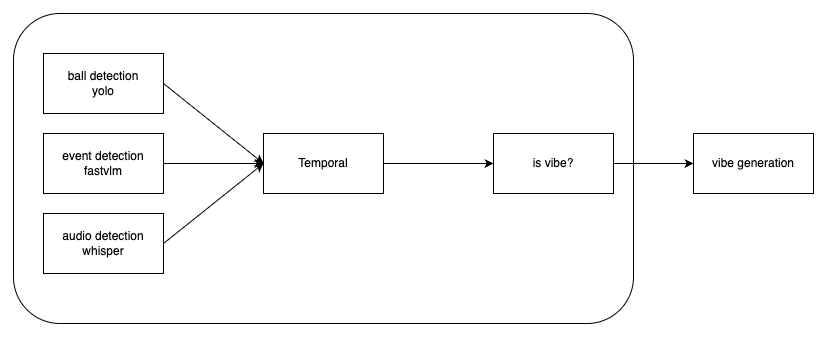
#> input picture notebooks/pickleball_vibe.png, 825 x 341 px
$ python -i rtsp_utils.py   (imports and definitions only)
#> lines starting #> are read from the running program, lines starting #| are printed output that depends on the picture; after the words box and inside, x2 and y2 are one past the last pixel; in counts of white or black regions, pixels touching at a corner belong together
#> further down, picture is the input picture: shape (341, 825, 3); min 0, max 255, mean 249.4
# -*- coding: utf-8 -*-
"""
rtsp_utils.py
--------------
Các tiện ích làm việc với RTSP / video bằng OpenCV:
- Cấu hình FFMPEG options cho RTSP (ổn định reconnect/timeout/buffer)
- Mở nguồn video với retry và fallback (FFMPEG -> default backend)
- Đọc 1 frame có timeout
- Validate RTSP kết nối và chụp preview
- Tính histogram HS + so sánh độ tương tự (dùng để skip frame giống nhau)

Gợi ý sử dụng:
    from core.utils.rtsp_utils import (
        ensure_rtsp_env, set_rtsp_env,
        open_capture, read_one_frame,
        validate_rtsp_connect, capture_preview,
        compute_hist_hs, hist_similarity,
    )
"""

from __future__ import annotations
import os
import time
import uuid
from typing import Optional

import cv2
import numpy as np

# ---------------------------------------------------------------------
# Cấu hình RTSP cho OpenCV-FFMPEG
# ---------------------------------------------------------------------

DEFAULT_RTSP_OPTS = (
    "rtsp_transport;tcp"       # RTSP over TCP để ổn định hơn
    "|stimeout;10000000"       # 10s socket timeout (microseconds)
    "|rw_timeout;10000000"     # 10s read/write timeout (microseconds)
    "|reconnect;1"             # tự reconnect
    "|reconnect_streamed;1"    # reconnect cả stream
    "|reconnect_delay_max;2"   # max delay 2s
    "|max_delay;500000"        # giảm latency 0.5s
    "|reorder_queue_size;0"
    "|buffer_size;102400"      # 100KB buffer
)

# [119 lines left out: functions ensure_rtsp_env, set_rtsp_env, open_capture, read_one_frame, validate_rtsp_connect, capture_preview, not called in this run]

# ---------------------------------------------------------------------
# Similarity helpers (HS histogram)
# ---------------------------------------------------------------------

def compute_hist_hs(frame_bgr: np.ndarray) -> np.ndarray:
    """
    Tính histogram 2 kênh H và S (HSV) đã normalize về [0,1].
    Downscale giúp nhanh & ổn định.
    """
    small = cv2.resize(frame_bgr, (320, 180), interpolation=cv2.INTER_AREA)
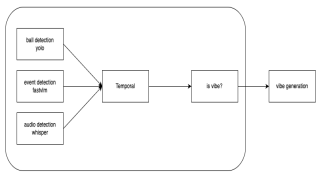
#> small: shape (180, 320, 3); min 0, max 255, mean 249.4
    hsv = cv2.cvtColor(small, cv2.COLOR_BGR2HSV)
#> hsv: shape (180, 320, 3); mean H, S, V 0, 0, 249.4
    # 50 bins H, 60 bins S
    hist = cv2.calcHist([hsv], [0, 1], None, [50, 60], [0, 180, 0, 256])
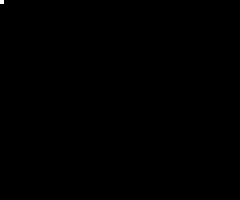
#> hist: shape (50, 60) float32 (shown 4 times larger); values 0 (black) and 57600 (white), 0.03% white in thin lines or dots, all inside (x1, y1, x2, y2) = (0, 0, 1, 1)
    cv2.normalize(hist, hist, alpha=0, beta=1, norm_type=cv2.NORM_MINMAX)
    return hist.astype("float32")

# [6 lines left out: function hist_similarity, not called in this run]

# ---------------------------------------------------------------------
# public exports
# ---------------------------------------------------------------------

__all__ = [
    "DEFAULT_RTSP_OPTS",
    "ensure_rtsp_env",
    "set_rtsp_env",
    "open_capture",
    "read_one_frame",
    "validate_rtsp_connect",
    "capture_preview",
    "compute_hist_hs",
    "hist_similarity",
]

>>> import cv2
>>> picture = cv2.imread('../../notebooks/pickleball_vibe.png')
>>> result = compute_hist_hs(picture)
